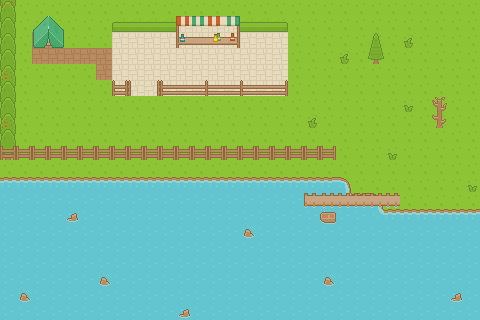

The image is a tile-based game level rendered from a .tmx file. Its description and complete source (layers, tilesets, objects, tile grids) follow:
An orthogonal 30x20 tile map with 16x16 px tiles, 3 tile layers (background, physical_under, physical) and 7 objects (2x goldCoins, 2x stool, playerSpawn, campFire, sign).

<map version="1.0" orientation="orthogonal" renderorder="right-down" width="30" height="20" tilewidth="16" tileheight="16" nextobjectid="36">
 <tileset firstgid="1" name="sheet" tilewidth="16" tileheight="16" spacing="1" tilecount="1767" columns="57">
  <image source="../sheet.png" width="968" height="526" />
  <tile id="300">
   <properties>
    <property name="type" value="item" />
   </properties>
  </tile>
  <tile id="615">
   <properties>
    <property name="type" value="item" />
   </properties>
  </tile>
  <tile id="672">
   <properties>
    <property name="type" value="item" />
   </properties>
  </tile>
 </tileset>
 <layer name="background" width="30" height="20">
  <data encoding="csv">
6,6,6,6,6,6,6,6,6,6,6,6,6,6,6,6,6,6,6,6,6,6,6,6,6,6,6,6,6,6,
6,6,6,6,6,6,6,6,6,6,6,122,122,122,122,6,6,6,6,6,6,6,6,6,6,6,6,6,6,6,
6,6,120,120,6,6,6,122,122,122,122,122,122,122,122,122,122,122,6,6,6,6,6,6,6,6,6,6,6,6,
6,6,120,120,120,120,120,122,122,122,122,122,122,122,122,122,122,122,6,6,6,6,6,6,6,6,6,6,6,6,
6,6,6,6,6,6,120,122,122,122,122,122,122,122,122,122,122,122,6,6,6,6,6,6,6,6,6,6,6,6,
6,6,6,6,6,6,6,122,122,122,122,122,122,122,122,122,122,122,6,6,6,6,6,6,6,6,6,6,6,6,
6,6,6,6,6,6,6,6,6,6,6,6,6,6,6,6,6,6,6,6,6,6,6,6,6,6,6,6,6,6,
6,6,6,6,6,6,6,6,6,6,6,6,6,6,6,6,6,6,6,6,6,6,6,6,6,6,6,6,6,6,
6,6,6,6,6,6,6,6,6,6,6,6,6,6,6,6,6,6,6,6,6,6,6,6,6,6,6,6,6,6,
6,6,6,6,6,6,6,6,6,6,6,6,6,6,6,6,6,6,6,6,6,6,6,6,6,6,6,6,6,6,
6,6,6,6,6,6,6,6,6,6,6,6,6,6,6,6,6,6,6,6,6,6,6,6,6,6,6,6,6,6,
4,4,4,4,4,4,4,4,4,4,4,4,4,4,4,4,4,4,4,4,4,5,6,6,6,6,6,6,6,6,
1,1,1,1,1,1,1,1,1,1,1,1,1,1,1,1,1,1,1,1,61,115,4,5,6,6,6,6,6,6,
1,1,1,1,1,1,1,1,1,1,1,1,1,1,1,1,1,1,1,1,61,61,61,115,4,4,4,4,4,4,
1,1,1,1,1,1,1,1,1,1,1,1,1,1,1,1,1,1,1,1,61,61,61,61,61,61,61,61,61,61,
1,1,1,1,1,1,1,1,1,1,1,1,1,1,1,1,1,1,1,1,61,61,61,61,61,61,61,61,61,61,
1,1,1,1,1,1,1,1,1,1,1,1,1,1,1,1,1,1,1,1,61,61,61,61,61,61,61,61,61,61,
1,1,1,1,1,1,1,1,1,1,1,1,1,1,1,1,1,1,1,1,61,61,61,61,61,61,61,61,61,61,
1,1,1,1,1,1,1,1,1,1,1,1,1,1,1,1,1,1,1,1,61,61,61,61,61,61,61,61,61,61,
1,1,1,1,1,1,1,1,1,1,1,1,1,1,1,1,1,1,1,1,61,61,61,61,61,61,61,61,61,61
</data>
 </layer>
 <layer name="physical_under" width="30" height="20">
  <data encoding="csv">
651,0,0,0,0,0,0,0,0,0,0,0,0,0,0,0,0,0,0,0,0,0,0,0,0,0,0,0,0,0,
641,0,0,0,0,0,0,0,0,0,0,0,0,0,0,0,0,0,0,0,0,0,0,0,0,0,0,0,0,0,
641,0,0,0,0,0,0,0,0,0,0,0,0,0,0,0,0,0,0,0,0,0,0,0,0,650,0,0,0,0,
641,0,0,0,0,0,0,0,0,0,0,0,0,0,0,0,0,0,0,0,0,650,0,0,0,0,0,0,0,0,
641,0,0,0,0,0,0,0,0,0,0,0,0,0,0,0,0,0,0,0,0,0,0,0,0,0,0,0,0,0,
641,0,0,0,0,0,0,0,1363,1362,0,0,0,0,0,0,0,0,0,0,0,0,0,0,0,0,0,0,0,0,
641,0,0,0,0,0,0,0,0,0,0,0,0,0,0,0,0,0,0,0,0,0,0,0,0,593,0,0,0,0,
641,0,0,0,0,0,0,0,0,0,0,0,0,0,0,0,0,0,0,650,0,0,0,0,0,0,0,0,0,0,
641,0,0,0,0,0,0,0,0,0,0,0,0,0,0,0,0,0,0,0,0,0,0,0,0,0,0,0,0,0,
641,0,0,0,0,0,0,0,0,0,0,0,0,0,0,0,0,0,0,0,0,0,0,0,593,0,0,0,0,0,
0,0,0,0,0,0,0,0,0,0,0,0,0,0,0,0,0,0,0,0,0,0,0,0,0,0,0,0,0,0,
0,0,0,0,0,0,0,0,0,0,0,0,0,0,0,0,0,0,0,0,0,0,0,0,0,0,0,0,0,593,
0,0,0,0,0,0,0,0,0,0,0,0,0,0,0,0,0,0,0,0,0,0,0,0,0,0,0,0,0,0,
0,0,0,0,0,0,0,0,0,0,0,0,0,0,0,0,0,0,0,0,0,0,0,0,0,0,0,0,0,0,
0,0,0,0,0,0,0,0,0,0,0,0,0,0,0,0,0,0,0,0,0,0,0,0,0,0,0,0,0,0,
0,0,0,0,0,0,0,0,0,0,0,0,0,0,0,0,0,0,0,0,0,0,0,0,0,0,0,0,0,0,
0,0,0,0,0,0,0,0,0,0,0,0,0,0,0,0,0,0,0,0,0,0,0,0,0,0,0,0,0,0,
0,0,0,0,0,0,0,0,0,0,0,0,0,0,0,0,0,0,0,0,0,0,0,0,0,0,0,0,0,0,
0,0,0,0,0,0,0,0,0,0,0,0,0,0,0,0,0,0,0,0,0,0,0,0,0,0,0,0,0,0,
0,0,0,0,0,0,0,0,0,0,0,0,0,0,0,0,0,0,0,0,0,0,0,0,0,0,0,0,0,0
</data>
 </layer>
 <layer name="physical" width="30" height="20">
  <data encoding="csv">
584,0,0,0,0,0,0,0,0,0,0,0,0,0,0,0,0,0,0,0,0,0,0,0,0,0,0,0,0,0,
584,0,617,618,0,0,0,590,591,591,591,68,12,11,126,591,591,592,0,0,0,0,0,0,0,0,0,0,0,0,
584,0,674,675,0,0,0,0,0,0,0,298,239,241,355,0,0,0,0,0,0,0,0,587,0,0,0,0,0,0,
584,0,0,0,0,0,0,0,0,0,0,0,0,0,0,0,0,0,0,0,0,0,0,644,0,0,0,0,0,0,
594,0,0,0,0,0,0,0,0,0,0,0,0,0,0,0,0,0,0,0,0,0,0,0,0,0,0,0,0,0,
584,0,0,0,0,0,0,1359,0,0,1360,1364,1361,1364,1364,1360,1364,1361,0,0,0,0,0,0,0,0,0,0,0,0,
584,0,0,0,0,0,0,0,0,0,0,0,0,0,0,0,0,0,0,0,0,0,0,0,0,0,0,541,0,0,
594,0,0,0,0,0,0,0,0,0,0,0,0,0,0,0,0,0,0,0,0,0,0,0,0,0,0,598,0,0,
584,0,0,0,0,0,0,0,0,0,0,0,0,0,0,0,0,0,0,0,0,0,0,0,0,0,0,0,0,0,
495,495,495,495,495,495,495,495,495,495,495,495,495,495,495,495,495,495,495,495,495,0,0,0,0,0,0,0,0,0,
0,0,0,0,0,0,0,0,0,0,0,0,0,0,0,0,0,0,0,0,0,0,0,0,0,0,0,0,0,0,
0,0,0,0,0,0,0,0,0,0,0,0,0,0,0,0,0,0,0,0,0,0,0,0,0,0,0,0,0,0,
0,0,0,0,0,0,0,0,0,0,0,0,0,0,0,0,0,0,0,738,795,795,795,795,795,0,0,0,0,0,
0,0,0,0,1368,0,0,0,0,0,0,0,0,0,0,0,0,0,0,0,1080,0,0,0,0,0,0,0,0,0,
0,0,0,0,0,0,0,0,0,0,0,0,0,0,0,1367,0,0,0,0,0,0,0,0,0,0,0,0,0,0,
0,0,0,0,0,0,0,0,0,0,0,0,0,0,0,0,0,0,0,0,0,0,0,0,0,0,0,0,0,0,
0,0,0,0,0,0,0,0,0,0,0,0,0,0,0,0,0,0,0,0,0,0,0,0,0,0,0,0,0,0,
0,0,0,0,0,0,1367,0,0,0,0,0,0,0,0,0,0,0,0,0,1367,0,0,0,0,0,0,0,0,0,
0,1367,0,0,0,0,0,0,0,0,0,0,0,0,0,0,0,0,0,0,0,0,0,0,0,0,0,0,1368,0,
0,0,0,0,0,0,0,0,0,0,0,1368,0,0,0,0,0,0,0,0,0,0,0,0,0,0,0,0,0,0
</data>
 </layer>
 <objectgroup name="objects">
  <object id="13" name="goldCoins" gid="673" x="192" y="64" width="16" height="16">
   <properties>
    <property name="sprite" value="goldCoins" />
    <property name="type" value="item" />
   </properties>
  </object>
  <object id="15" name="playerSpawn" gid="624" x="32" y="64" width="16" height="16">
   <properties>
    <property name="sprite" value="playerStart" />
    <property name="type" value="spawnPoint" />
   </properties>
  </object>
  <object id="18" name="goldCoins" gid="673" x="208" y="64" width="16" height="16">
   <properties>
    <property name="sprite" value="goldCoins" />
    <property name="type" value="item" />
   </properties>
  </object>
  <object id="28" name="campFire" gid="471" x="48" y="96" width="16" height="16">
   <properties>
    <property name="sprite" value="campFire" />
    <property name="type" value="furnace" />
   </properties>
  </object>
  <object id="29" name="stool" gid="361" x="32" y="96" width="16" height="16">
   <properties>
    <property name="sprite" value="stool" />
    <property name="type" value="decoration" />
   </properties>
  </object>
  <object id="30" name="stool" gid="361" x="64" y="96" width="16" height="16">
   <properties>
    <property name="sprite" value="stool" />
    <property name="type" value="decoration" />
   </properties>
  </object>
  <object id="31" name="sign" gid="22" x="80" y="48" width="16" height="16">
   <properties>
    <property name="sprite" value="sign" />
    <property name="type" value="sign" />
   </properties>
  </object>
 </objectgroup>
</map>
